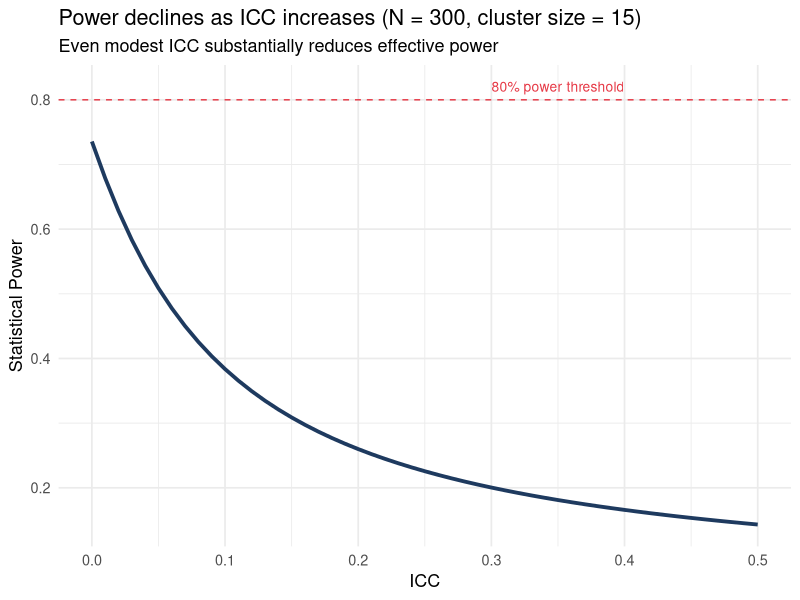

The R script that drew this image: (Note: this script raises an error after producing the figure.)
## ---- chunk 1
library(tidyverse)
library(lme4)
library(ggplot2)
set.seed(42)
## ---- chunk 2
# Power as a function of ICC, for a fixed N = 300 in clusters of 15
compute_power <- function(icc, n_total = 300, cluster_size = 15, effect = 0.3, alpha = 0.05) {
  deff    <- 1 + (cluster_size - 1) * icc
  n_eff   <- n_total / deff
  # Two-sample t-test power with effective N
  power.t.test(n = n_eff / 2, delta = effect, sd = 1, sig.level = alpha)$power
}

icc_vals <- seq(0, 0.5, by = 0.01)
power_vals <- sapply(icc_vals, compute_power)

tibble(ICC = icc_vals, Power = power_vals) |>
  ggplot(aes(x = ICC, y = Power)) +
  geom_line(color = "#1e3a5f", linewidth = 1.3) +
  geom_hline(yintercept = 0.80, linetype = "dashed", color = "#e63946") +
  annotate("text", x = 0.35, y = 0.82, label = "80% power threshold",
           color = "#e63946", size = 3.5) +
  labs(
    title    = "Power declines as ICC increases (N = 300, cluster size = 15)",
    subtitle = "Even modest ICC substantially reduces effective power",
    x        = "ICC",
    y        = "Statistical Power"
  ) +
  theme_minimal(base_size = 13)
## ---- chunk 3
simulate_power <- function(n_clusters, n_per_cluster, icc,
                            true_effect = 0.3, n_sims = 500) {
  sigma_between <- sqrt(icc)
  sigma_within  <- sqrt(1 - icc)

  p_values <- replicate(n_sims, {
    # Simulate two groups of clusters
    n_c <- ceiling(n_clusters / 2)
    cluster_effects <- rnorm(n_clusters, 0, sigma_between)

    df <- tibble(
      cluster = rep(1:n_clusters, each = n_per_cluster),
      group   = ifelse(cluster <= n_c, 0, 1)
    ) |>
      mutate(
        Y = true_effect * group + cluster_effects[cluster] +
            rnorm(n(), 0, sigma_within)
      )

    m <- lmer(Y ~ group + (1 | cluster), data = df)
    coef(summary(m))["group", "Pr(>|t|)"]
  })

  mean(p_values < 0.05)
}

# Power across different designs
designs <- expand_grid(
  n_clusters      = c(10, 20, 30, 40),
  n_per_cluster   = c(10, 20),
  icc             = c(0.05, 0.15)
) |>
  mutate(
    power = pmap_dbl(
      list(n_clusters, n_per_cluster, icc),
      ~simulate_power(..1, ..2, ..3, n_sims = 200)  # reduce for speed
    ),
    total_N = n_clusters * n_per_cluster,
    design  = paste0("ICC=", icc, ", n/cluster=", n_per_cluster)
  )

ggplot(designs, aes(x = n_clusters, y = power, color = design, linetype = design)) +
  geom_line(linewidth = 1.1) + geom_point(size = 2.5) +
  geom_hline(yintercept = 0.80, linetype = "dotted", color = "gray50") +
  scale_color_brewer(palette = "Set2") +
  labs(
    title    = "Power by number of clusters (simulated)",
    subtitle = "Effect size d = 0.3; n_sims = 200 per design",
    x        = "Number of Clusters",
    y        = "Power",
    color    = "Design", linetype = "Design"
  ) +
  theme_minimal(base_size = 12)
